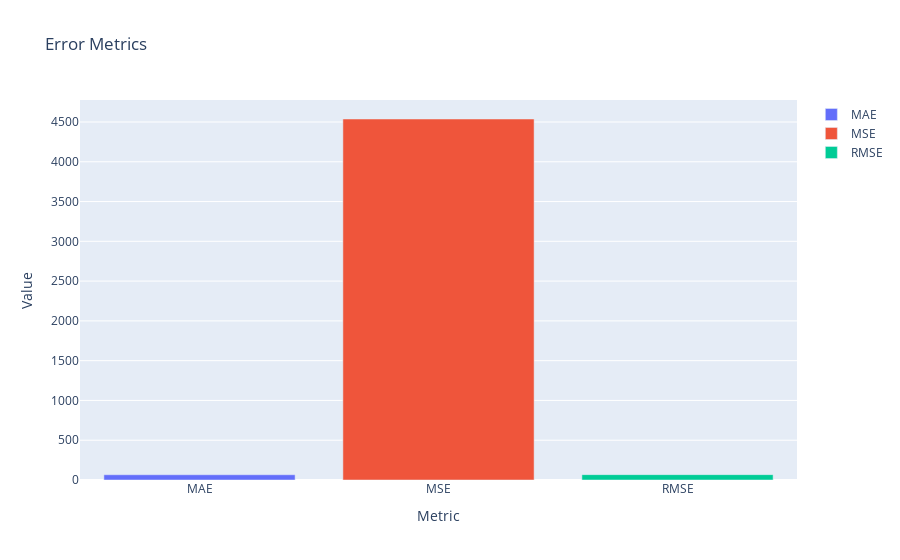

Source (notebook cell):
### Code cell
import plotly.graph_objs as go

# Örnek veriler
hata = {
    'Metrics': ['MAE', 'MSE', 'RMSE'],
    'Values': [mae, mse, rmse]
}
# Bar grafiği oluşturun ve efsane (legend) özelliğini aktifleştirin
traces = []
for metric, value in zip(hata['Metrics'], hata['Values']):
    traces.append(go.Bar(x=[metric], y=[value], name=metric))

fig = go.Figure(data=traces)
fig.update_layout(
    title='Error Metrics',
    xaxis_title='Metric',
    yaxis_title='Value',
    showlegend=True  # Efsaneyi göster
)

# Grafiği göster
fig.show()

### Figure 1 — Plotly figure (JSON) as saved in the notebook; plotly's stock layout.template omitted (floating-point values rounded to 4 significant figures)
{"data": [{"name": "MAE", "type": "bar", "x": ["MAE"], "y": [66.01]}, {"name": "MSE", "type": "bar", "x": ["MSE"], "y": [4537.0]}, {"name": "RMSE", "type": "bar", "x": ["RMSE"], "y": [67.36]}], "layout": {"autosize": true, "showlegend": true, "title": {"text": "Error Metrics"}, "xaxis": {"autorange": true, "range": [-0.5, 2.5], "title": {"text": "Metric"}, "type": "category"}, "yaxis": {"autorange": true, "range": [0, 4776.0], "title": {"text": "Value"}, "type": "linear"}}}
